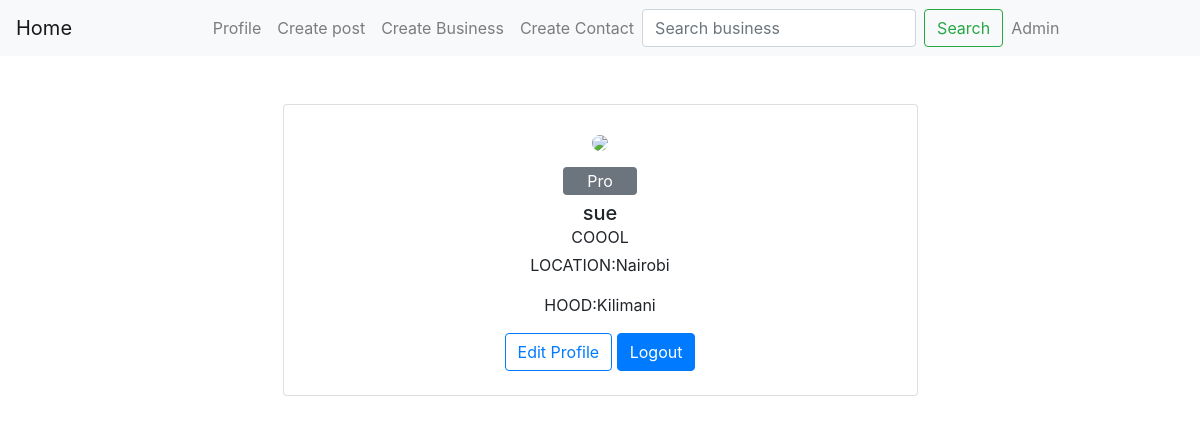
The page /users/profile/sue/ (signed in) on the database its author committed.
### users/models.py (models this page shows, shortened)
class User(AbstractUser):
    email = models.EmailField('email address', unique=True)
    USERNAME_FIELD = 'email'
    REQUIRED_FIELDS = ["username"]

class Profile(models.Model):
    about_me = models.TextField()
    image = models.FileField(upload_to='profile_image', null=True, blank=True)
    neighbourhood = models.ForeignKey(Neighbourhood, on_delete=models.CASCADE, null=True)
    user = models.OneToOneField(User, on_delete=models.CASCADE)

class Neighbourhood(models.Model):
    name = models.CharField(max_length=300)
    location = models.CharField(max_length=300)
    occupants = models.IntegerField()
    admin = models.ForeignKey(User, on_delete=models.CASCADE, null=True)

### users/views.py (the view)
# urls.py: path('profile/<username>/', profile, name='profile'),
@login_required
def profile(request, username):
    user = request.user
    profile = get_object_or_404(Profile, user=user)
    return render(request, 'profile.html', {'profile': profile, 'user': user})

### templates/profile.html (shortened to what this page needs)
{% extends 'base.html' %}
{% block content %}
<div class="container mt-5">
  <div class="row d-flex justify-content-center">
      <div class="col-md-7">
          <div class="card p-3 py-4">
              <div class="text-center">
                {% if user.profile.image %}
                <img width="100" class="rounded-circle" src="" alt="{{ profile.image.url }}">
                {% else %}
                  <img src="https://i.imgur.com/bDLhJiP.jpg" width="100" class="rounded-circle">
                  {% endif %}
              </div>
              <div class="text-center mt-3">
                  <span class="bg-secondary p-1 px-4 rounded text-white">Pro</span>
                  <h5 class="mt-2 mb-0">{{ user.username }}</h5>
                  <span>{{ user.profile.about_me }}</span>
                  <div class="px-4 mt-1">
                      <p class="fonts">LOCATION:{{ user.profile.neighbourhood.location }}</p>
                      <p class="fonts">HOOD:{{ user.profile.neighbourhood.name }}</p>
                  </div>
                  <div class="buttons">
                    <a class="btn btn-outline-primary me-1 flex-grow-1" href="{% url 'edit_profile' %}">Edit Profile</a>
                    <a type="button"  href="{% url 'logout' %}" class="btn btn-primary flex-grow-1">Logout</a>
                  </div>
              </div>
          </div>
      </div>
  </div>
</div>
{% endblock %}

### rows shown on the page
User: username "sue", profile.about_me "COOOL", profile.neighbourhood.location "Nairobi", profile.neighbourhood.name "Kilimani"
